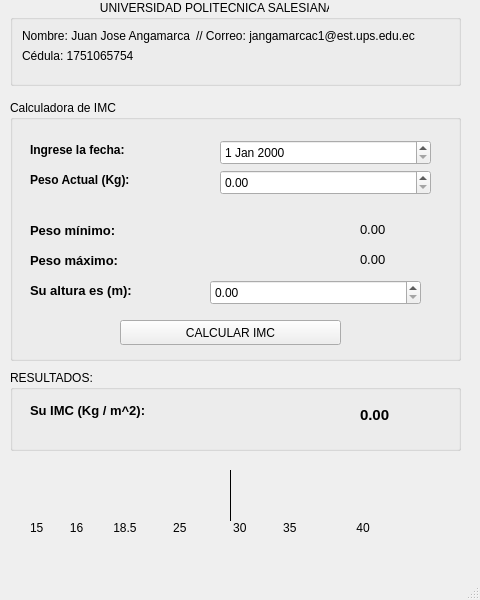
<?xml version="1.0" encoding="UTF-8"?>
<ui version="4.0">
 <class>CalculadoraImc</class>
 <widget class="QMainWindow" name="CalculadoraImc">
  <property name="geometry">
   <rect>
    <x>0</x>
    <y>0</y>
    <width>480</width>
    <height>600</height>
   </rect>
  </property>
  <property name="minimumSize">
   <size>
    <width>480</width>
    <height>600</height>
   </size>
  </property>
  <property name="windowTitle">
   <string>CalculadoraImc</string>
  </property>
  <property name="windowIcon">
   <iconset resource="Paleta.qrc">
    <normaloff>:/new/prefix2/logomwindows</normaloff>:/new/prefix2/logomwindows</iconset>
  </property>
  <widget class="QWidget" name="centralwidget">
   <widget class="QGroupBox" name="groupBox">
    <property name="geometry">
     <rect>
      <x>10</x>
      <y>0</y>
      <width>451</width>
      <height>86</height>
     </rect>
    </property>
    <property name="styleSheet">
     <string notr="true"/>
    </property>
    <property name="title">
     <string>                           UNIVERSIDAD POLITECNICA SALESIANA</string>
    </property>
    <layout class="QFormLayout" name="formLayout">
     <item row="0" column="0">
      <widget class="QLabel" name="label">
       <property name="text">
        <string>Nombre: Juan Jose Angamarca</string>
       </property>
      </widget>
     </item>
     <item row="0" column="1">
      <widget class="QLabel" name="label_3">
       <property name="text">
        <string>// Correo: jangamarcac1@est.ups.edu.ec</string>
       </property>
      </widget>
     </item>
     <item row="1" column="0">
      <widget class="QLabel" name="label_2">
       <property name="text">
        <string>Cédula: 1751065754</string>
       </property>
      </widget>
     </item>
    </layout>
   </widget>
   <widget class="QGroupBox" name="groupBox_2">
    <property name="geometry">
     <rect>
      <x>10</x>
      <y>100</y>
      <width>451</width>
      <height>261</height>
     </rect>
    </property>
    <property name="styleSheet">
     <string notr="true"/>
    </property>
    <property name="title">
     <string>Calculadora de IMC</string>
    </property>
    <widget class="QLabel" name="label_4">
     <property name="geometry">
      <rect>
       <x>20</x>
       <y>70</y>
       <width>131</width>
       <height>21</height>
      </rect>
     </property>
     <property name="text">
      <string>&lt;html&gt;&lt;head/&gt;&lt;body&gt;&lt;p&gt;&lt;span style=&quot; font-size:9pt; font-weight:600;&quot;&gt;Peso Actual (Kg): &lt;/span&gt;&lt;/p&gt;&lt;/body&gt;&lt;/html&gt;</string>
     </property>
    </widget>
    <widget class="QLabel" name="label_5">
     <property name="geometry">
      <rect>
       <x>20</x>
       <y>40</y>
       <width>141</width>
       <height>21</height>
      </rect>
     </property>
     <property name="text">
      <string>&lt;html&gt;&lt;head/&gt;&lt;body&gt;&lt;p&gt;&lt;span style=&quot; font-size:9pt; font-weight:600;&quot;&gt;Ingrese la fecha: &lt;/span&gt;&lt;/p&gt;&lt;/body&gt;&lt;/html&gt;</string>
     </property>
    </widget>
    <widget class="QDateEdit" name="inFecha">
     <property name="geometry">
      <rect>
       <x>210</x>
       <y>40</y>
       <width>211</width>
       <height>25</height>
      </rect>
     </property>
    </widget>
    <widget class="QWidget" name="widget_2" native="true">
     <property name="geometry">
      <rect>
       <x>10</x>
       <y>100</y>
       <width>421</width>
       <height>151</height>
      </rect>
     </property>
     <widget class="QLabel" name="label_11">
      <property name="geometry">
       <rect>
        <x>10</x>
        <y>20</y>
        <width>131</width>
        <height>21</height>
       </rect>
      </property>
      <property name="text">
       <string>&lt;html&gt;&lt;head/&gt;&lt;body&gt;&lt;p&gt;&lt;span style=&quot; font-size:10pt; font-weight:600;&quot;&gt;Peso mínimo:&lt;/span&gt;&lt;/p&gt;&lt;/body&gt;&lt;/html&gt;</string>
      </property>
     </widget>
     <widget class="QLabel" name="label_6">
      <property name="geometry">
       <rect>
        <x>10</x>
        <y>50</y>
        <width>121</width>
        <height>21</height>
       </rect>
      </property>
      <property name="text">
       <string>&lt;html&gt;&lt;head/&gt;&lt;body&gt;&lt;p&gt;&lt;span style=&quot; font-size:10pt; font-weight:600;&quot;&gt;Peso máximo:&lt;/span&gt;&lt;/p&gt;&lt;/body&gt;&lt;/html&gt;</string>
      </property>
     </widget>
     <widget class="QLabel" name="outPesomax">
      <property name="geometry">
       <rect>
        <x>340</x>
        <y>50</y>
        <width>61</width>
        <height>20</height>
       </rect>
      </property>
      <property name="font">
       <font>
        <pointsize>10</pointsize>
       </font>
      </property>
      <property name="text">
       <string>&lt;html&gt;&lt;head/&gt;&lt;body&gt;&lt;p&gt;0.00&lt;/p&gt;&lt;/body&gt;&lt;/html&gt;</string>
      </property>
     </widget>
     <widget class="QLabel" name="outPesomin">
      <property name="geometry">
       <rect>
        <x>340</x>
        <y>20</y>
        <width>61</width>
        <height>20</height>
       </rect>
      </property>
      <property name="font">
       <font>
        <pointsize>10</pointsize>
       </font>
      </property>
      <property name="text">
       <string>&lt;html&gt;&lt;head/&gt;&lt;body&gt;&lt;p&gt;0.00&lt;/p&gt;&lt;/body&gt;&lt;/html&gt;</string>
      </property>
     </widget>
     <widget class="QLabel" name="label_7">
      <property name="geometry">
       <rect>
        <x>10</x>
        <y>80</y>
        <width>161</width>
        <height>21</height>
       </rect>
      </property>
      <property name="text">
       <string>&lt;html&gt;&lt;head/&gt;&lt;body&gt;&lt;p&gt;&lt;span style=&quot; font-size:10pt; font-weight:600;&quot;&gt;Su altura es (m):&lt;/span&gt;&lt;/p&gt;&lt;/body&gt;&lt;/html&gt;</string>
      </property>
     </widget>
     <widget class="QPushButton" name="pushButton">
      <property name="geometry">
       <rect>
        <x>100</x>
        <y>120</y>
        <width>221</width>
        <height>25</height>
       </rect>
      </property>
      <property name="text">
       <string>CALCULAR IMC</string>
      </property>
     </widget>
     <widget class="QDoubleSpinBox" name="inAltura">
      <property name="geometry">
       <rect>
        <x>190</x>
        <y>80</y>
        <width>211</width>
        <height>25</height>
       </rect>
      </property>
      <property name="maximum">
       <double>2.990000000000000</double>
      </property>
     </widget>
    </widget>
    <widget class="QDoubleSpinBox" name="inPeso">
     <property name="geometry">
      <rect>
       <x>210</x>
       <y>70</y>
       <width>211</width>
       <height>25</height>
      </rect>
     </property>
     <property name="decimals">
      <number>2</number>
     </property>
     <property name="maximum">
      <double>109.989999999999995</double>
     </property>
    </widget>
   </widget>
   <widget class="QGroupBox" name="groupBox_3">
    <property name="geometry">
     <rect>
      <x>10</x>
      <y>370</y>
      <width>451</width>
      <height>81</height>
     </rect>
    </property>
    <property name="styleSheet">
     <string notr="true"/>
    </property>
    <property name="title">
     <string>RESULTADOS:</string>
    </property>
    <widget class="QLabel" name="label_8">
     <property name="geometry">
      <rect>
       <x>20</x>
       <y>30</y>
       <width>191</width>
       <height>21</height>
      </rect>
     </property>
     <property name="text">
      <string>&lt;html&gt;&lt;head/&gt;&lt;body&gt;&lt;p&gt;&lt;span style=&quot; font-size:10pt; font-weight:600;&quot;&gt;Su IMC (Kg / m^2): &lt;/span&gt;&lt;/p&gt;&lt;/body&gt;&lt;/html&gt;</string>
     </property>
    </widget>
    <widget class="QLabel" name="outIMC">
     <property name="geometry">
      <rect>
       <x>350</x>
       <y>30</y>
       <width>71</width>
       <height>31</height>
      </rect>
     </property>
     <property name="font">
      <font>
       <pointsize>11</pointsize>
       <weight>75</weight>
       <bold>true</bold>
      </font>
     </property>
     <property name="text">
      <string>&lt;html&gt;&lt;head/&gt;&lt;body&gt;&lt;p&gt;0.00&lt;/p&gt;&lt;/body&gt;&lt;/html&gt;</string>
     </property>
    </widget>
   </widget>
   <widget class="Line" name="line">
    <property name="geometry">
     <rect>
      <x>220</x>
      <y>470</y>
      <width>21</width>
      <height>51</height>
     </rect>
    </property>
    <property name="font">
     <font>
      <weight>75</weight>
      <bold>true</bold>
     </font>
    </property>
    <property name="frameShadow">
     <enum>QFrame::Plain</enum>
    </property>
    <property name="orientation">
     <enum>Qt::Vertical</enum>
    </property>
   </widget>
   <widget class="QLabel" name="label_9">
    <property name="geometry">
     <rect>
      <x>40</x>
      <y>470</y>
      <width>381</width>
      <height>51</height>
     </rect>
    </property>
    <property name="text">
     <string>&lt;html&gt;&lt;head/&gt;&lt;body&gt;&lt;p&gt;&lt;img src=&quot;:/new/prefix1/paletass&quot;/&gt;&lt;/p&gt;&lt;/body&gt;&lt;/html&gt;</string>
    </property>
   </widget>
   <widget class="QLabel" name="label_10">
    <property name="geometry">
     <rect>
      <x>30</x>
      <y>520</y>
      <width>411</width>
      <height>16</height>
     </rect>
    </property>
    <property name="text">
     <string>15        16         18.5           25              30           35                  40</string>
    </property>
   </widget>
   <zorder>label_9</zorder>
   <zorder>groupBox</zorder>
   <zorder>groupBox_2</zorder>
   <zorder>groupBox_3</zorder>
   <zorder>line</zorder>
   <zorder>label_10</zorder>
  </widget>
  <widget class="QStatusBar" name="statusbar"/>
  <action name="actionProde_no_me_deje_de_semestre">
   <property name="text">
    <string>Profe no me deje de semestre</string>
   </property>
  </action>
 </widget>
 <resources>
  <include location="Paleta.qrc"/>
 </resources>
 <connections/>
</ui>
